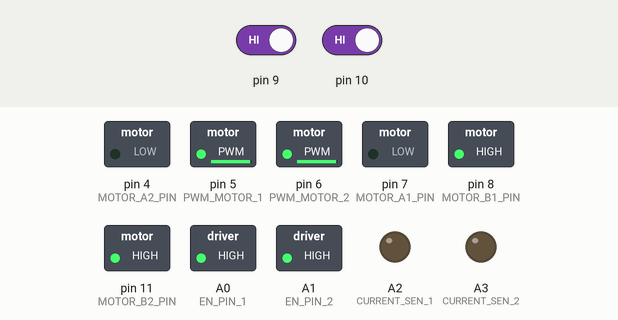
This sketch was run on a simulated Arduino Uno, built with avr-gcc and run on an emulated ATmega328P. Parts: switched loads named in the sketch (green lamp = pin HIGH), output pins drawn as LEDs (lit = HIGH). Inputs (shaded band) come from the test bench; at power-on: pin 9 HIGH, pin 10 HIGH.

Above: at 1.2 s.
1.3 s: pin 9 driven LOW
At 2.4 s:
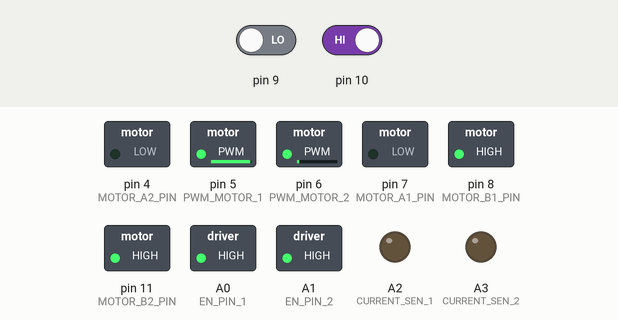
2.8 s: pin 10 driven LOW
At 3.5 s:
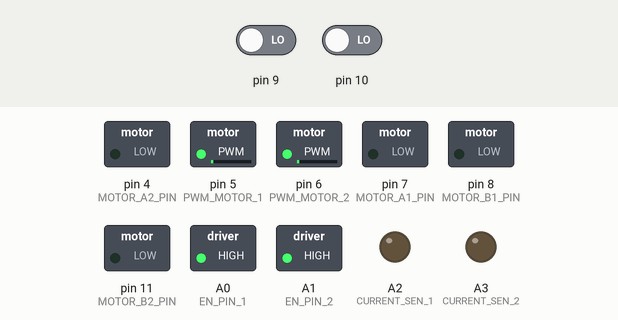
4.3 s: pin 9 driven HIGH
At 4.6 s:
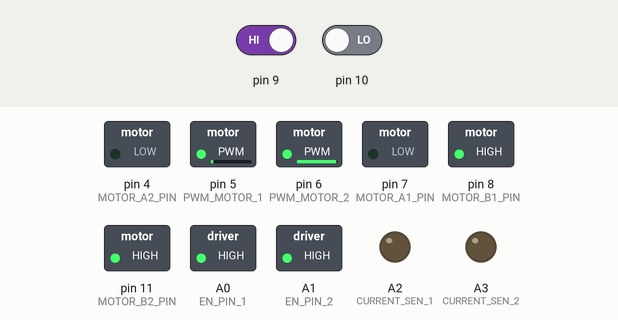
5.8 s: pin 10 driven HIGH
At 7.0 s:
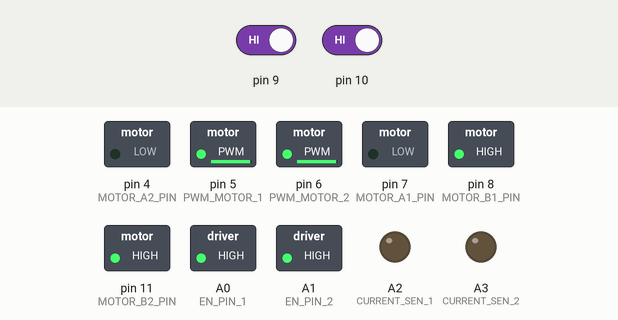
Timing chart, 0 to 8.3 s (numbered marks = the images above; inputs shaded):
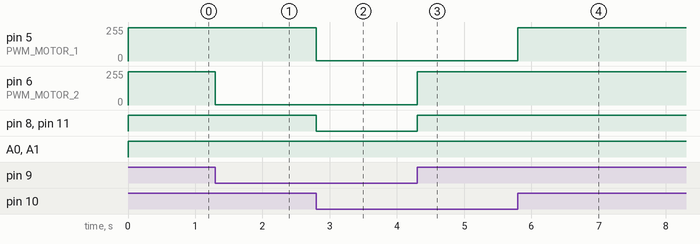

The sketch:

mon_trial_s.ino
```cpp
#define BRAKE 0
#define cw    1
#define ccw   2
#define CS_THRESHOLD 15   // Definition of safety current (Check: "1.3 Monster Shield Example").

//MOTOR 1
#define MOTOR_A1_PIN 7
#define MOTOR_B1_PIN 8

//MOTOR 2
#define MOTOR_A2_PIN 4
#define MOTOR_B2_PIN 11

#define PWM_MOTOR_1 5
#define PWM_MOTOR_2 6

#define CURRENT_SEN_1 A2
#define CURRENT_SEN_2 A3

#define EN_PIN_1 A0
#define EN_PIN_2 A1

#define MOTOR_1 0
#define MOTOR_2 1

short usSpeed = 250;  //default motor speed
unsigned short usMotor_Status = BRAKE;

void setup()
{
  pinMode(MOTOR_A1_PIN, OUTPUT);
  pinMode(MOTOR_B1_PIN, OUTPUT);

  pinMode(MOTOR_A2_PIN, OUTPUT);
  pinMode(MOTOR_B2_PIN, OUTPUT);

  pinMode(PWM_MOTOR_1, OUTPUT);
  pinMode(PWM_MOTOR_2, OUTPUT);

  pinMode(CURRENT_SEN_1, OUTPUT);
  pinMode(CURRENT_SEN_2, OUTPUT);

  pinMode(EN_PIN_1, OUTPUT);
  pinMode(EN_PIN_2, OUTPUT);
  pinMode(9,INPUT);
  pinMode(10,INPUT);


}

void loop()
{

int user_input;
   int x=digitalRead(9);
  int y=digitalRead(10);

    digitalWrite(EN_PIN_1, HIGH);
    digitalWrite(EN_PIN_2, HIGH);

    if (x==0 && y==0)
    {
     Stop();
    }
    else if(x==1&&y==1)
    {
      Forward();
    }
   else if((x==1)&&(y==0))
   {
   Left();
   }
   else if((x==0)&&(y==1))
   {
  Right();
   }

   }


void Stop()
{
  usMotor_Status = BRAKE;
  motorGo(MOTOR_1, usMotor_Status, 1);
  motorGo(MOTOR_2, usMotor_Status, 1);///////////////////////////////////
}
void Forward()
{

  usMotor_Status = cw;
  motorGo(MOTOR_1, usMotor_Status, usSpeed);
  motorGo(MOTOR_2, usMotor_Status, usSpeed);
}
void Left()
{
  usMotor_Status= cw;
  motorGo(MOTOR_1,usMotor_Status,1);
  motorGo(MOTOR_2,cw,usSpeed);/////////////////////
}
void Right()
{
  usMotor_Status=cw;
  motorGo(MOTOR_1,cw,usSpeed);
  motorGo(MOTOR_2,usMotor_Status,1);
}


void motorGo(uint8_t motor, uint8_t direct, uint8_t pwm)         //Function that controls the variables: motor(0 ou 1), direction (cw ou ccw) e pwm (entra 0 e 255);
{
  if(motor == MOTOR_1)
  {
    if(direct == cw)
    {
      digitalWrite(MOTOR_A1_PIN, LOW);
      digitalWrite(MOTOR_B1_PIN, HIGH);
    }
    else if(direct == ccw)
    {
      digitalWrite(MOTOR_A1_PIN, HIGH);
      digitalWrite(MOTOR_B1_PIN, LOW);
    }
    else
    {
      digitalWrite(MOTOR_A1_PIN, LOW);
      digitalWrite(MOTOR_B1_PIN, LOW);
    }

    analogWrite(PWM_MOTOR_1, pwm);
  }
  else if(motor == MOTOR_2)
  {
    if(direct == cw)
    {
      digitalWrite(MOTOR_A2_PIN, LOW);
      digitalWrite(MOTOR_B2_PIN, HIGH);
    }
    else if(direct == ccw)
    {
      digitalWrite(MOTOR_A2_PIN, HIGH);
      digitalWrite(MOTOR_B2_PIN, LOW);
    }
    else
    {
      digitalWrite(MOTOR_A2_PIN, LOW);
      digitalWrite(MOTOR_B2_PIN, LOW);
    }

    analogWrite(PWM_MOTOR_2, pwm);
  }
}
```

Measured:
- after the input at 1.3 s, pin 6 (PWM_MOTOR_2): 250/255 → 1/255 at once
- after the input at 2.8 s, pin 5 (PWM_MOTOR_1): 250/255 → 1/255 at once; pin 8 (MOTOR_B1_PIN), pin 11 (MOTOR_B2_PIN): HIGH → LOW at once
- after the input at 4.3 s, pin 6 (PWM_MOTOR_2): 1/255 → 250/255 at once; pin 8 (MOTOR_B1_PIN), pin 11 (MOTOR_B2_PIN): LOW → HIGH at once
- after the input at 5.8 s, pin 5 (PWM_MOTOR_1): 1/255 → 250/255 at once
